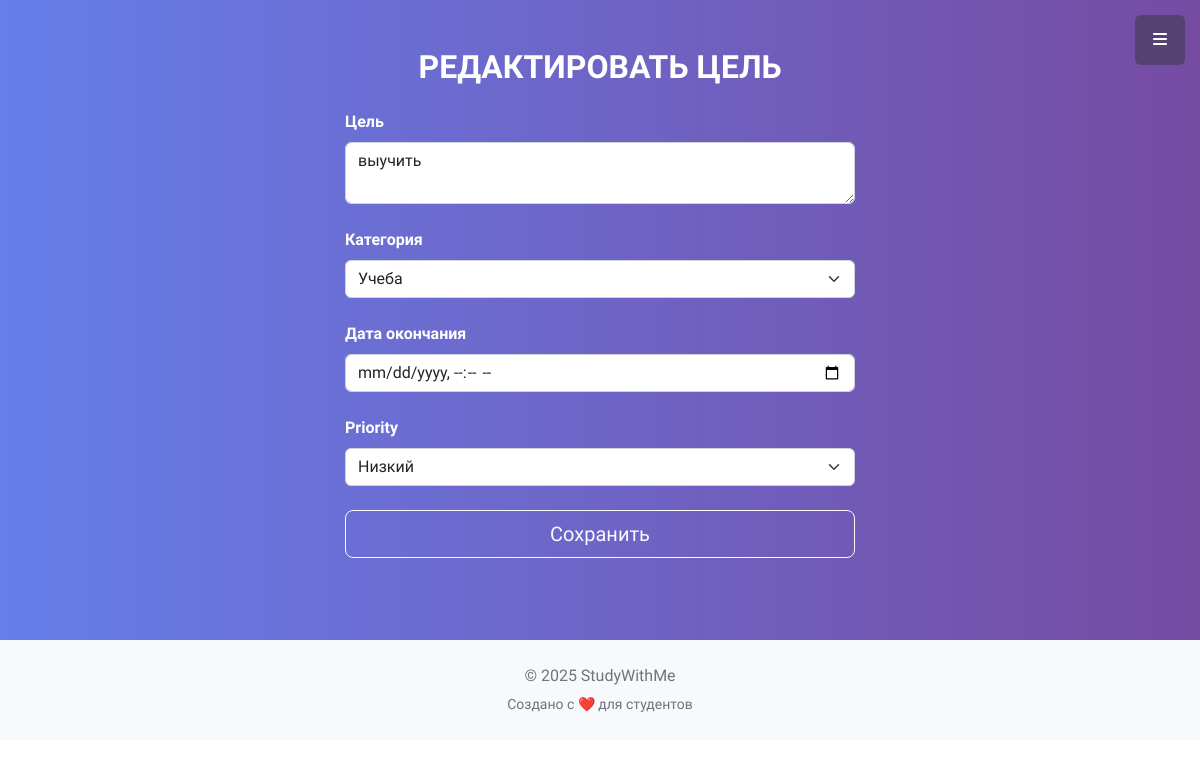
/goals/2/edit/ (signed in), run on the app's committed database.
### main/models.py (models this page shows, shortened)
class Goal(models.Model):
    user = models.ForeignKey(MyUser, on_delete=models.CASCADE, verbose_name='Пользователь')
    PRIORITY_CHOICES = [
        ('low', 'Низкий'),
        ('medium', 'Средний'),
        ('high', 'Высокий'),
    ]
    title = models.CharField(max_length=255, verbose_name='Цель')
    category = models.ForeignKey(Category, on_delete=models.SET_NULL, null=True, verbose_name='Категория')
    created_at = models.DateTimeField(auto_now_add=True, verbose_name='Дата начала')
    deadline = models.DateTimeField(verbose_name='Дата окончания')
    priority = models.CharField(max_length=10, choices=PRIORITY_CHOICES)
    is_completed = models.BooleanField(default=False, verbose_name='Выполнено')
    class Meta:
        verbose_name = 'Цель'
        verbose_name_plural = 'Цели'

### main/views.py (the view)
# urls.py: path('goals/<int:pk>/edit/', views.edit_goal, name='edit_goal'),
@login_required
def edit_goal(request, pk):
    goal = get_object_or_404(Goal, pk=pk, user=request.user)
    if request.method == 'POST':
        form = GoalForm(request.POST, instance=goal)
        if form.is_valid():
            form.save()
            return redirect('goals')
    else:
        form = GoalForm(instance=goal)
    return render(request, 'main/edit_goal.html', {'form': form, 'goal': goal})

### main/forms.py
class GoalForm(forms.ModelForm):
    class Meta:
        model = Goal
        fields = ['title', 'category', 'deadline', 'priority']
        widgets = {
            'title': forms.Textarea(attrs={
                'class': 'form-control',
                'placeholder': 'Опиши свою цель...',
                'rows': 2
            }),
            'category': forms.Select(attrs={'class': 'form-select'}),
            'deadline': forms.DateTimeInput(attrs={
                'type': 'datetime-local',
                'class': 'form-control'
            }),
            'priority': forms.Select(attrs={'class': 'form-select'}),
        }

### main/models.py (called while the page is built)
    def __str__(self):
        return self.title

### main/templates/main/edit_goal.html (shortened to what this page needs)
{% extends 'base.html' %}
{% load static %}
{% load widget_tweaks %}
{% block content %}
<section class="page-section text-white" style="background: linear-gradient(to right, #667eea, #764ba2); min-height: 80vh;">
  <div class="container px-4 px-lg-5 py-5">
    <h2 class="page-section-heading text-center text-uppercase text-white mb-4">Редактировать цель</h2>
    <div class="row justify-content-center">
      <div class="col-lg-6">
        <form method="post" novalidate>
          <div class="mb-4">
            <label for="{{ form.title.id_for_label }}" class="form-label fw-semibold">{{ form.title.label }}</label>
            {{ form.title|add_class:"form-control" }}
          </div>
          <div class="mb-4">
            <label for="{{ form.category.id_for_label }}" class="form-label fw-semibold">{{ form.category.label }}</label>
            {{ form.category|add_class:"form-select" }}
          </div>
          <div class="mb-4">
            <label for="{{ form.deadline.id_for_label }}" class="form-label fw-semibold">{{ form.deadline.label }}</label>
            {{ form.deadline|add_class:"form-control" }}
          </div>
          <div class="mb-4">
            <label for="{{ form.priority.id_for_label }}" class="form-label fw-semibold">{{ form.priority.label }}</label>
            {{ form.priority|add_class:"form-select" }}
          </div>
          <div class="d-grid">
            <button type="submit" class="btn btn-outline-light btn-lg">Сохранить</button>
          </div>
        </form>
      </div>
    </div>
  </div>
</section>
{% endblock %}

### data on the page
Goal: title "выучить", category "Учеба", priority "Низкий"
